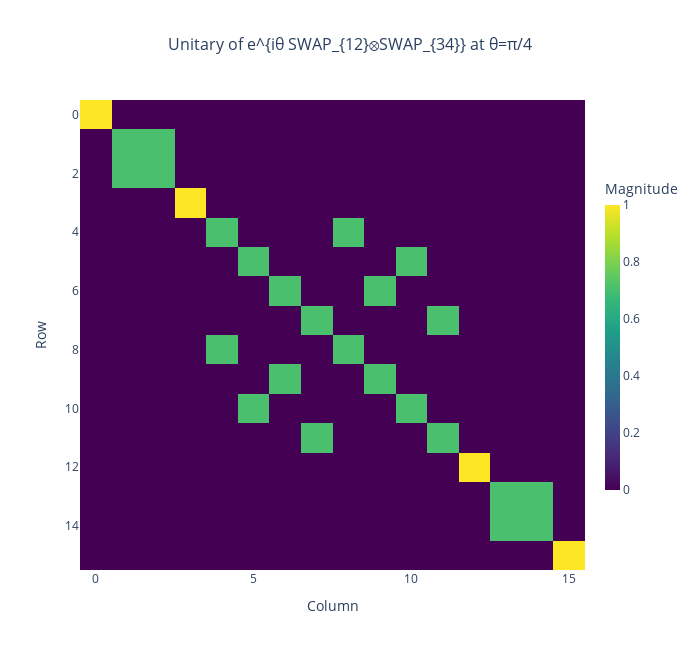

This figure's notebook cell:
### Markdown cell above
## Implementation of $e^{i \theta SWAP_{12} \otimes SWAP_{34}}$

### Code cell
# 4-qubit block wrapper (from your code):
def e_SWAP_SWAP_circuit(theta):
    e_SWAP_SWAP_circuit_1(-2*theta)
    e_SWAP_SWAP_circuit_2(-2*theta)
    e_SWAP_SWAP_circuit_3(-2*theta)
    e_SWAP_SWAP_circuit_4(-2*theta)
    e_SWAP_SWAP_circuit_5(-2*theta)

fig4a = show_circuit(lambda th: e_SWAP_SWAP_circuit(th), n=4, theta=np.pi/4, max_length=22)

print("\n== 4-qubit action at θ=π ==")
print_action(lambda th: e_SWAP_SWAP_circuit(th), n=4, theta=np.pi/4)

SWAP12_SWAP34 = unitary_of(lambda th: e_SWAP_SWAP_circuit(th), n=4, theta=np.pi/4)
plot_complex_matrix_interactive(SWAP12_SWAP34, title="Unitary of e^{iθ SWAP_{12}⊗SWAP_{34}} at θ=π/4")

### Figure 1 — Plotly figure (JSON) as saved in the notebook; plotly's stock layout.template omitted (floating-point values rounded to 4 significant figures; data arrays with more than 128 entries replaced by an {"elided": "..."} marker saying what was removed)
{"data": [{"colorbar": {"len": 0.7, "thickness": 15, "title": {"text": "Magnitude"}}, "colorscale": [[0, "#440154"], [0.1111, "#482878"], [0.2222, "#3e4989"], [0.3333, "#31688e"], [0.4444, "#26828e"], [0.5556, "#1f9e89"], [0.6667, "#35b779"], [0.7778, "#6ece58"], [0.8889, "#b5de2b"], [1, "#fde725"]], "hovertemplate": "%{text}<extra></extra>", "showscale": true, "text": {"elided": "16x16 str values"}, "type": "heatmap", "z": {"elided": "16x16 float values"}}], "layout": {"height": 650, "plot_bgcolor": "white", "title": {"font": {"size": 16}, "text": "Unitary of e^{iθ SWAP_{12}⊗SWAP_{34}} at θ=π/4", "x": 0.5, "xanchor": "center"}, "width": 700, "xaxis": {"side": "bottom", "title": {"text": "Column"}}, "yaxis": {"autorange": "reversed", "title": {"text": "Row"}}}}
